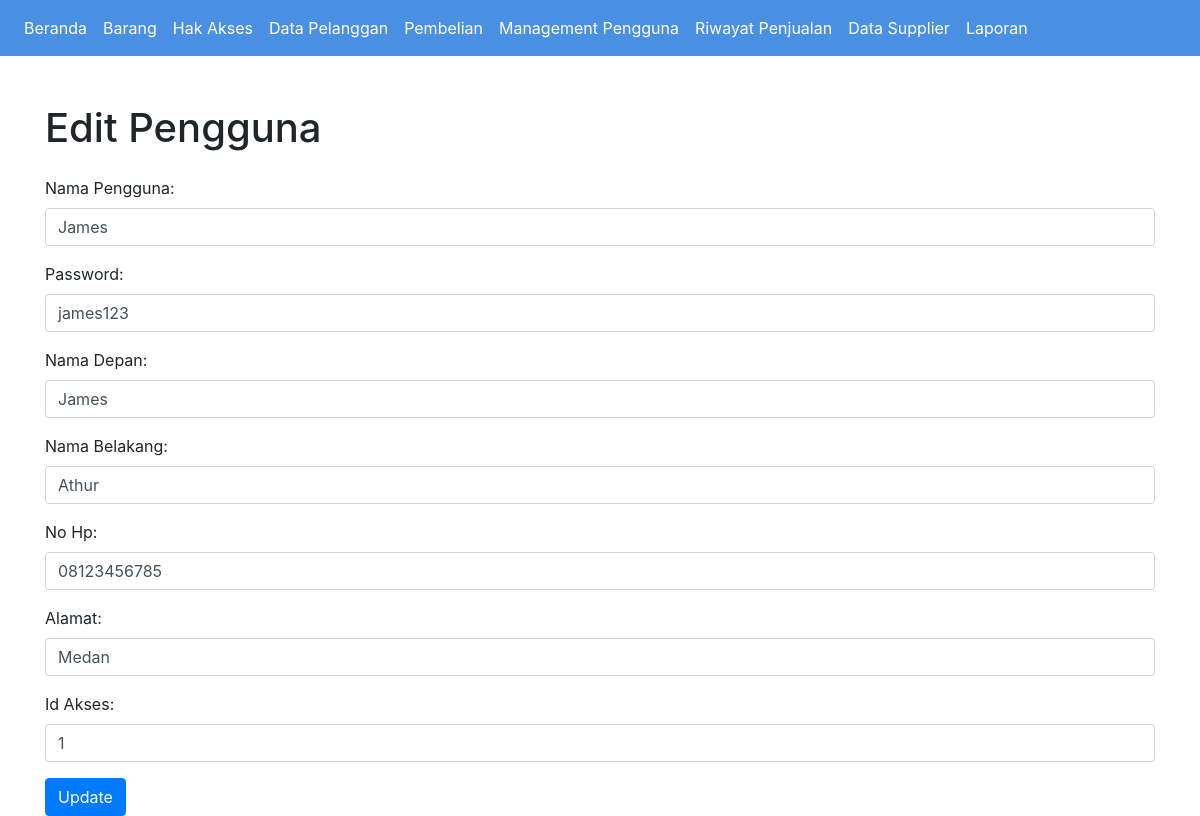
The page /pengguna/update_pengguna.php?id=1 on the database its author committed.
### tables this page shows
CREATE TABLE `pengguna` (
  `IdPengguna` int(11) NOT NULL,
  `NamaPengguna` varchar(100) NOT NULL,
  `Password` varchar(100) NOT NULL,
  `NamaDepan` varchar(100) NOT NULL,
  `NamaBelakang` varchar(100) NOT NULL,
  `NoHp` varchar(20) NOT NULL,
  `Alamat` varchar(100) NOT NULL,
  `IdAkses` int(11) NOT NULL
);

### pengguna/Pengguna.php (called while the page is built, shortened)
<?php
class Pengguna {
    private $conn;
    public function __construct($conn) {
        $this->conn = $conn;
    }
    public function getById($idPengguna) {
        $sql = "SELECT * FROM pengguna WHERE IdPengguna=?";
        $stmt = $this->conn->prepare($sql);
        $stmt->bind_param("i", $idPengguna);
        $stmt->execute();
        return $stmt->get_result()->fetch_assoc();
    }
}
?>

### pengguna/update_pengguna.php (the view, shortened to what this page needs)
<?php
include '../header.php';
include 'Pengguna.php';
include '../connect.php';
$pengguna = new Pengguna($conn);
$idPengguna = $_GET['id'];
$data = $pengguna->getById($idPengguna);
?>
<!DOCTYPE html>
<html lang="en">
<head>
    <link href="https://stackpath.bootstrapcdn.com/bootstrap/4.5.2/css/bootstrap.min.css" rel="stylesheet">
</head>
<body>
    <div class="container mt-5">
        <h1 class="mb-4">Edit Pengguna</h1>
        <form method="POST">
            <div class="form-group">
                <label>Nama Pengguna:</label>
                <input type="text" name="namaPengguna" class="form-control" value="<?php echo $data['NamaPengguna']; ?>" required>
            </div>
            <div class="form-group">
                <label>Password:</label>
                <input type="text" name="password" class="form-control" value="<?php echo $data['Password']; ?>" required>
            </div>
            <div class="form-group">
                <label>Nama Depan:</label>
                <input type="text" name="namaDepan" class="form-control" value="<?php echo $data['NamaDepan']; ?>" required>
            </div>
            <div class="form-group">
                <label>Nama Belakang:</label>
                <input type="text" name="namaBelakang" class="form-control" value="<?php echo $data['NamaBelakang']; ?>" required>
            </div>
            <div class="form-group">
                <label>No Hp:</label>
                <input type="text" name="noHp" class="form-control" value="<?php echo $data['NoHp']; ?>" required>
            </div>
            <div class="form-group">
                <label>Alamat:</label>
                <input type="text" name="alamat" class="form-control" value="<?php echo $data['Alamat']; ?>" required>
            </div>
            <div class="form-group">
                <label>Id Akses:</label>
                <input type="text" name="idAkses" class="form-control" value="<?php echo $data['IdAkses']; ?>" required>
            </div>
            <button type="submit" class="btn btn-primary">Update</button>
        </form>
    </div>
</body>
</html>

### header.php (style rules this page uses)
body { background-color: #f0f8ff; color: #333; }

### rows shown on the page
pengguna: namaPengguna "James", password "james123", namaDepan "James", namaBelakang "Athur", noHp "08123456785", alamat "Medan", idAkses "1"
